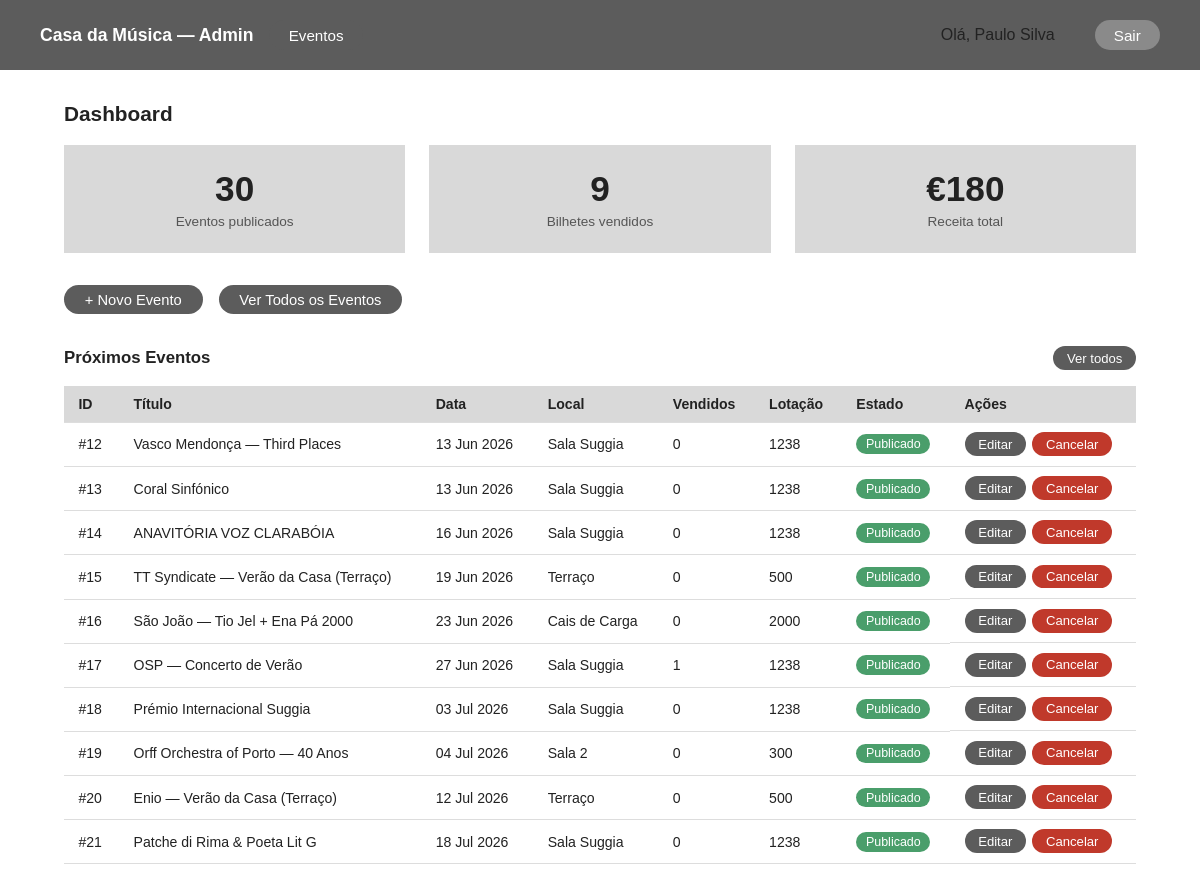
Page /admin/index.php (signed in) on the committed database.
### tables this page shows
CREATE TABLE eventos (
            id                  INTEGER PRIMARY KEY AUTOINCREMENT,
            nome                TEXT    NOT NULL,
            descricao           TEXT,
            data                TEXT    NOT NULL,
            hora                TEXT    NOT NULL,
            sala                TEXT    NOT NULL,
            categoria           TEXT    NOT NULL,
            classificacao_etaria TEXT   DEFAULT 'Livre',
            capacidade          INTEGER NOT NULL DEFAULT 300,
            estado              TEXT    NOT NULL DEFAULT 'rascunho'
                                        CHECK(estado IN ('publicado','rascunho','cancelado')),
            data_criacao        TEXT    NOT NULL DEFAULT (datetime('now'))
        );

### scripts/sessao.php (called while the page is built, shortened)
<?php
function getUtilizador(): array {
    return [
        'id'     => $_SESSION['utilizador_id'] ?? null,
        'nome'   => $_SESSION['nome']           ?? '',
        'email'  => $_SESSION['email']          ?? '',
        'perfil' => $_SESSION['perfil']         ?? '',
    ];
}

### admin/index.php (the view, shortened to what this page needs)
<?php
require_once '../scripts/sessao.php';
$db = getDB();
$totalEventos = (int)$db->querySingle(
    'SELECT COUNT(*) FROM eventos WHERE estado = \'publicado\''
);
$totalBilhetes = (int)$db->querySingle(
    'SELECT COALESCE(SUM(ic.quantidade),0)
     FROM itens_compra ic
     JOIN compras c ON c.id = ic.compra_id
     WHERE c.estado = \'confirmado\''
);
$receita = (float)$db->querySingle(
    'SELECT COALESCE(SUM(total),0) FROM compras WHERE estado = \'confirmado\''
);
$stmtE = $db->prepare(
    'SELECT e.id, e.nome, e.data, e.sala, e.capacidade, e.estado,
            COALESCE(SUM(ic.quantidade),0) AS vendidos
     FROM eventos e
     LEFT JOIN compras c ON c.evento_id = e.id AND c.estado = \'confirmado\'
     LEFT JOIN itens_compra ic ON ic.compra_id = c.id
     WHERE e.data >= date(\'now\')
     GROUP BY e.id
     ORDER BY e.data ASC
     LIMIT 10'
);
$resE   = $stmtE->execute();
$eventos = [];
while ($row = $resE->fetchArray(SQLITE3_ASSOC)) {
    $eventos[] = $row;
}
$admin = getUtilizador();
$estadoBadge = ['publicado' => 'badge-green', 'rascunho' => 'badge-gray', 'cancelado' => 'badge-red'];
?>
<!DOCTYPE html>
<html lang="pt">
<head>
  <link rel="stylesheet" href="../styles/admin.css" />
</head>
<body>
  <nav class="nav-admin">
    <div class="nav-left">
      <a href="index.php" class="nav-brand">Casa da Música — Admin</a>
      <a href="eventos.php" class="btn-pill">Eventos</a>
    </div>
    <div class="nav-right">
      <span class="text-sm" style="margin-right:1rem;">Olá, <?= htmlspecialchars($admin['nome']) ?></span>
      <a href="../scripts/logout.php" class="btn-pill btn-pill-light">Sair</a>
    </div>
  </nav>
  <main class="page">
    <h1 class="page-title">Dashboard</h1>
    <div class="stats-row">
      <div class="stat">
        <p class="stat-val"><?= $totalEventos ?></p>
        <p class="stat-lbl">Eventos publicados</p>
      </div>
      <div class="stat">
        <p class="stat-val"><?= number_format($totalBilhetes) ?></p>
        <p class="stat-lbl">Bilhetes vendidos</p>
      </div>
      <div class="stat">
        <p class="stat-val">€<?= number_format($receita, 0, ',', '.') ?></p>
        <p class="stat-lbl">Receita total</p>
      </div>
    </div>
    <div style="display:flex; gap:1rem; margin-bottom:2rem; flex-wrap:wrap;">
      <a href="evento-criar.php" class="btn">+ Novo Evento</a>
      <a href="eventos.php" class="btn btn-pill-light">Ver Todos os Eventos</a>
    </div>
    <div class="sec-header">
      <h2 style="font-size:1.05rem; font-weight:bold;">Próximos Eventos</h2>
      <a href="eventos.php" class="btn btn-sm">Ver todos</a>
    </div>
    <div class="table-wrap">
      <table>
        <thead>
          <tr>
            <th>ID</th>
            <th>Título</th>
            <th>Data</th>
            <th>Local</th>
            <th>Vendidos</th>
            <th>Lotação</th>
            <th>Estado</th>
            <th>Ações</th>
          </tr>
        </thead>
        <tbody>
          <?php foreach ($eventos as $ev): ?>
          <tr>
            <td>#<?= (int)$ev['id'] ?></td>
            <td><?= htmlspecialchars($ev['nome']) ?></td>
            <td><?= htmlspecialchars(date('d M Y', strtotime($ev['data']))) ?></td>
            <td><?= htmlspecialchars($ev['sala']) ?></td>
            <td><?= (int)$ev['vendidos'] ?></td>
            <td><?= (int)$ev['capacidade'] ?></td>
            <td><span class="badge <?= $estadoBadge[$ev['estado']] ?? 'badge-gray' ?>"><?= ucfirst(htmlspecialchars($ev['estado'])) ?></span></td>
            <td class="col-actions">
              <a href="evento-editar.php?id=<?= (int)$ev['id'] ?>" class="btn btn-sm">Editar</a>
              <?php if ($ev['estado'] !== 'cancelado'): ?>
              <form method="POST" action="../scripts/cancelar_evento.php" style="display:inline;"
                    onsubmit="return confirm('Cancelar este evento?')">
                <button type="submit" class="btn btn-sm btn-danger">Cancelar</button>
              </form>
              <?php endif; ?>
            </td>
          </tr>
          <?php endforeach; ?>
        </tbody>
      </table>
    </div>
  </main>
</body>
</html>

### styles/admin.css (style rules this page uses)
*, *::before, *::after { box-sizing: border-box; margin: 0; padding: 0; }
body { font-family: sans-serif; color: #222; background: #fff; }
nav { display: flex; align-items: center; justify-content: space-between; background: #d9d9d9; padding: 0 2.5rem; height: 70px; position: sticky; top: 0; z-index: 10; }
.nav-left { display: flex; align-items: center; gap: 1rem; }
.nav-right { display: flex; align-items: center; gap: 1.5rem; }
.nav-brand { font-weight: bold; font-size: 1.1rem; color: #222; text-decoration: none; }
.nav-admin { background: #5c5c5c; }
.nav-admin .nav-brand { color: #fff; }
.btn-pill { background: #5c5c5c; color: #fff; border: none; border-radius: 999px; padding: 0.42rem 1.2rem; font-size: 0.95rem; cursor: pointer; text-decoration: none; display: inline-block; white-space: nowrap; }
.btn-pill-light { background: #8a8a8a; }
.page { padding: 2rem 4rem; max-width: 1200px; margin: 0 auto; }
.page-title { font-size: 1.3rem; font-weight: bold; margin-bottom: 1.2rem; }
.btn { background: #5c5c5c; color: #fff; border: none; border-radius: 999px; padding: 0.42rem 1.3rem; font-size: 0.92rem; cursor: pointer; text-decoration: none; display: inline-block; white-space: nowrap; }
.btn-sm { padding: 0.28rem 0.85rem; font-size: 0.82rem; }
.btn-danger { background: #c0392b; }
.stats-row { display: grid; grid-template-columns: repeat(3, 1fr); gap: 1.5rem; margin-bottom: 2rem; }
.stat { background: #d9d9d9; padding: 1.5rem; text-align: center; }
.stat-val { font-size: 2.2rem; font-weight: bold; }
.stat-lbl { font-size: 0.85rem; color: #555; margin-top: 0.3rem; }
.sec-header { display: flex; justify-content: space-between; align-items: center; margin-bottom: 1rem; }
.table-wrap { overflow-x: auto; }
table { width: 100%; border-collapse: collapse; }
th, td { padding: 0.6rem 0.9rem; text-align: left; border-bottom: 1px solid #ddd; font-size: 0.88rem; }
th { background: #d9d9d9; font-weight: 600; white-space: nowrap; }
.col-actions { display: flex; gap: 0.4rem; flex-wrap: wrap; }
.badge { display: inline-block; padding: 0.18rem 0.6rem; border-radius: 999px; font-size: 0.78rem; background: #999; color: #fff; }
.badge-green { background: #4a9e6b; }

### rows in the picture
eventos: id "12", nome "Vasco Mendonça — Third Places", data "13 Jun 2026", sala "Sala Suggia", vendidos "0", capacidade "1238", estado "Publicado"
eventos: id "13", nome "Coral Sinfónico", data "13 Jun 2026", sala "Sala Suggia", vendidos "0", capacidade "1238", estado "Publicado"
eventos: id "14", nome "ANAVITÓRIA VOZ CLARABÓIA", data "16 Jun 2026", sala "Sala Suggia", vendidos "0", capacidade "1238", estado "Publicado"
eventos: id "15", nome "TT Syndicate — Verão da Casa (Terraço)", data "19 Jun 2026", sala "Terraço", vendidos "0", capacidade "500", estado "Publicado"
eventos: id "16", nome "São João — Tio Jel + Ena Pá 2000", data "23 Jun 2026", sala "Cais de Carga", vendidos "0", capacidade "2000", estado "Publicado"
eventos: id "17", nome "OSP — Concerto de Verão", data "27 Jun 2026", sala "Sala Suggia", vendidos "1", capacidade "1238", estado "Publicado"
eventos: id "18", nome "Prémio Internacional Suggia", data "03 Jul 2026", sala "Sala Suggia", vendidos "0", capacidade "1238", estado "Publicado"
eventos: id "19", nome "Orff Orchestra of Porto — 40 Anos", data "04 Jul 2026", sala "Sala 2", vendidos "0", capacidade "300", estado "Publicado"
eventos: id "20", nome "Enio — Verão da Casa (Terraço)", data "12 Jul 2026", sala "Terraço", vendidos "0", capacidade "500", estado "Publicado"
eventos: id "21", nome "Patche di Rima & Poeta Lit G", data "18 Jul 2026", sala "Sala Suggia", vendidos "0", capacidade "1238", estado "Publicado"

### other values in the picture
$admin['nome'] "Paulo Silva"
$totalEventos "30"
$totalBilhetes "9"
$receita "180"
